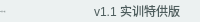
              <widget class="QFrame" name="bottomBar">
               <property name="minimumSize">
                <size>
                 <width>0</width>
                 <height>22</height>
                </size>
               </property>
               <property name="maximumSize">
                <size>
                 <width>16777215</width>
                 <height>22</height>
                </size>
               </property>
               <property name="styleSheet">
                <string notr="true">background-color: #ecf1f1</string>
               </property>
               <property name="frameShape">
                <enum>QFrame::NoFrame</enum>
               </property>
               <property name="frameShadow">
                <enum>QFrame::Raised</enum>
               </property>
               <layout class="QHBoxLayout" name="horizontalLayout_5">
                <property name="spacing">
                 <number>0</number>
                </property>
                <property name="leftMargin">
                 <number>0</number>
                </property>
                <property name="topMargin">
                 <number>0</number>
                </property>
                <property name="rightMargin">
                 <number>0</number>
                </property>
                <property name="bottomMargin">
                 <number>0</number>
                </property>
                <item>
                 <widget class="QLabel" name="creditsLabel">
                  <property name="maximumSize">
                   <size>
                    <width>16777215</width>
                    <height>16</height>
                   </size>
                  </property>
                  <property name="font">
                   <font>
                    <family>等距更纱黑体 SC</family>
                    <pointsize>-1</pointsize>
                    <italic>false</italic>
                    <bold>false</bold>
                   </font>
                  </property>
                  <property name="styleSheet">
                   <string notr="true">color: #4d5d5d;</string>
                  </property>
                  <property name="text">
                   <string>By: 第 14 组</string>
                  </property>
                  <property name="alignment">
                   <set>Qt::AlignLeading|Qt::AlignLeft|Qt::AlignVCenter</set>
                  </property>
                 </widget>
                </item>
                <item>
                 <widget class="QLabel" name="version">
                  <property name="styleSheet">
                   <string notr="true">color: #4d5d5d;</string>
                  </property>
                  <property name="text">
                   <string>v1.1 实训特供版</string>
                  </property>
                  <property name="alignment">
                   <set>Qt::AlignRight|Qt::AlignTrailing|Qt::AlignVCenter</set>
                  </property>
                 </widget>
                </item>
                <item>
                 <widget class="QFrame" name="frame_size_grip">
                  <property name="minimumSize">
                   <size>
                    <width>20</width>
                    <height>0</height>
                   </size>
                  </property>
                  <property name="maximumSize">
                   <size>
                    <width>20</width>
                    <height>16777215</height>
                   </size>
                  </property>
                  <property name="frameShape">
                   <enum>QFrame::NoFrame</enum>
                  </property>
                  <property name="frameShadow">
                   <enum>QFrame::Raised</enum>
                  </property>
                 </widget>
                </item>
               </layout>
              </widget>
